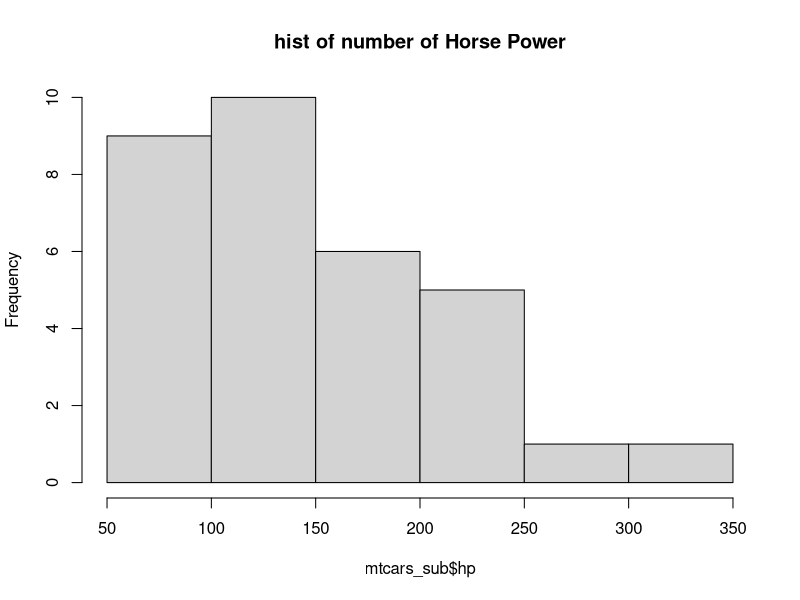

Write the R code that produced this figure.
## ---- chunk 1
library(knitr)
## ---- chunk 2
str(mtcars) # or ?mtcars
## ---- chunk 3
# install.packages(repos = "http://cran.stat.ucla.edu", "car")
dim(mtcars)
colnames(mtcars) # names(mtcars)
## ---- chunk 4
# we can take a subset of the data:
mtcars_sub <- mtcars[,c("mpg", "cyl", "hp", "wt", "am", "gear")]
## ---- chunk 5
# About the data:
summary(mtcars_sub$mpg)
summary(mtcars_sub)

# for discrete attributes:
table(mtcars_sub$gear)
NumCyl <- table(mtcars_sub$cyl)
NumCyl

# two-way freq tables:
table(mtcars_sub$am, mtcars_sub$gear) # am refers to the manual transmission

freqTable <- table(mtcars_sub$am, mtcars_sub$gear)
rownames(freqTable) <- c("Automatic", "Manual")
colnames(freqTable) <- paste(3:5, "gears", sep = "-")
freqTable
kable(freqTable, caption = "Freq Table of Transmission vs. Number of Forward gears")
## ---- chunk 6
# library(ggplot2) # http://www.cookbook-r.com/Graphs/
# ggplot(mtcars_sub, aes(as.factor(cyl))) + geom_histogram(binwidth = 1)
hist(mtcars_sub$hp, main = "hist of number of Horse Power")
